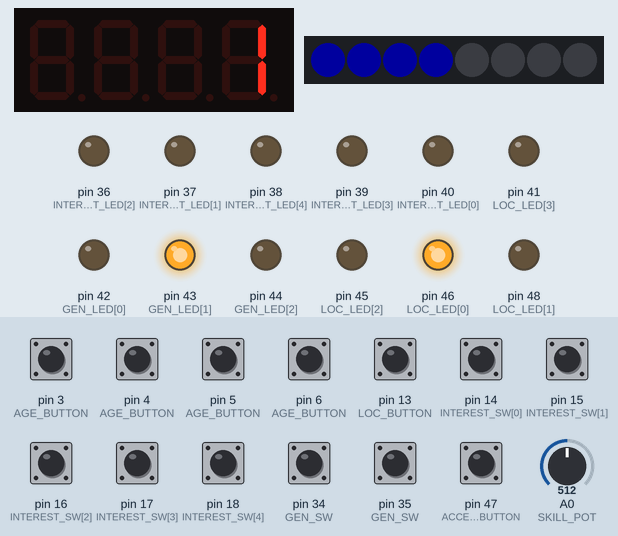
The sketch below on a simulated Arduino Mega 2560, built with avr-gcc and run on an emulated ATmega2560. Parts: 4-digit seven-segment display, 8 RGB LEDs in strip order, left to right, output pins drawn as LEDs (lit = HIGH). Inputs (shaded band) come from the test bench; at power-on: pin 3 (AGE_BUTTON), pin 4 (AGE_BUTTON), pin 5 (AGE_BUTTON), pin 6 (AGE_BUTTON), pin 13 (LOC_BUTTON), pin 14 (INTEREST_SW[0]), pin 15 (INTEREST_SW[1]), pin 16 (INTEREST_SW[2]), pin 17 (INTEREST_SW[3]), pin 18 (INTEREST_SW[4]), pin 34 (GEN_SW), pin 35 (GEN_SW), pin 47 (ACCEPT_BUTTON) HIGH, A0 (SKILL_POT) = 512. Dim RGB values are drawn brighter than linear; storage starts empty; what the sketch prints to the serial monitor is not drawn.

Above: at 1.8 s.
1.9 s: A0 (SKILL_POT) set to 135
At 2.5 s:
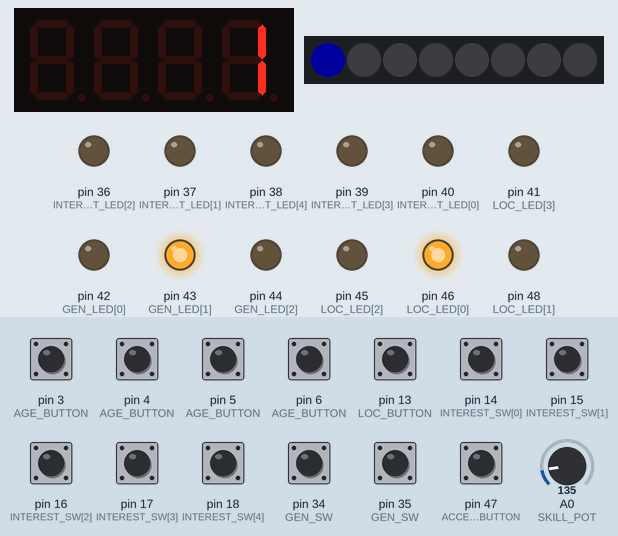
3.4 s: A0 (SKILL_POT) set to 116
At 4.1 s:
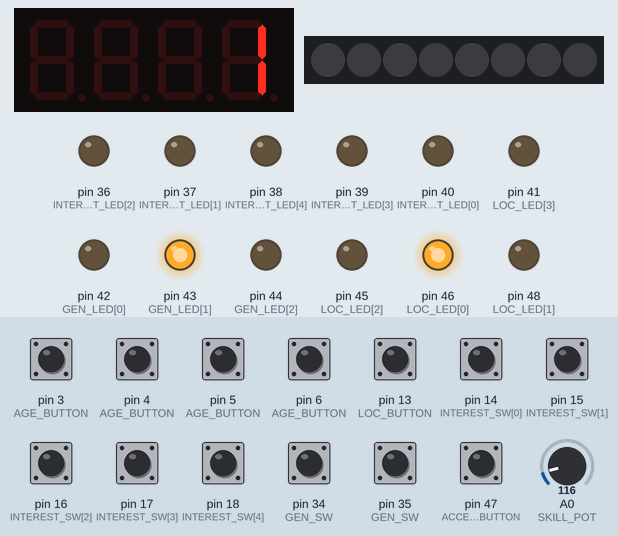
4.9 s: A0 (SKILL_POT) set to 1023
At 5.7 s:
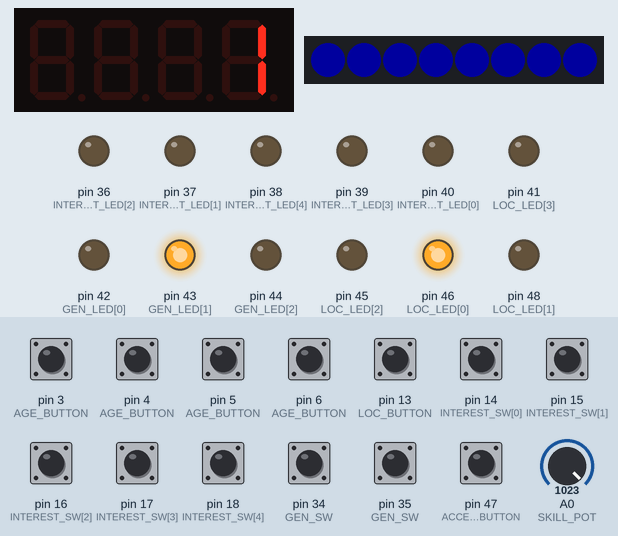
6.4 s: pin 13 (LOC_BUTTON) pulled LOW for 0.15 s
At 6.9 s:
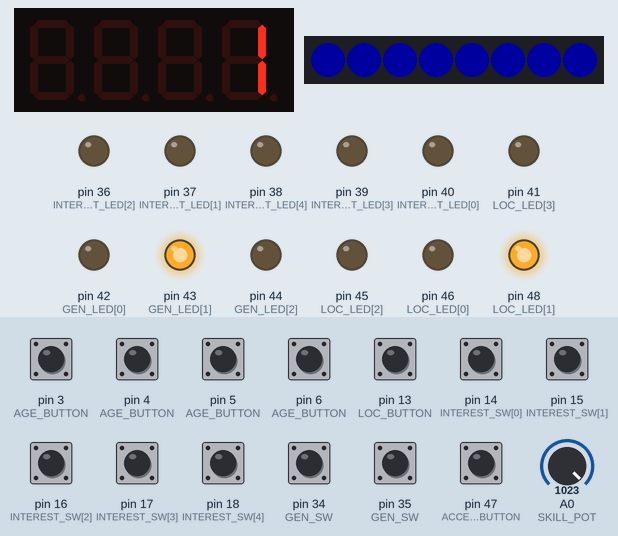
8.0 s: pin 14 (INTEREST_SW[0]) pulled LOW for 0.15 s
At 8.09 s:
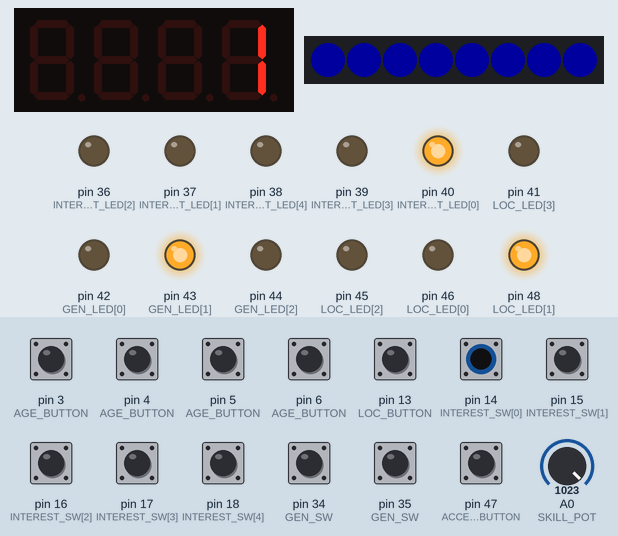
9.6 s: pin 15 (INTEREST_SW[1]) pulled LOW for 0.15 s
At 9.69 s:
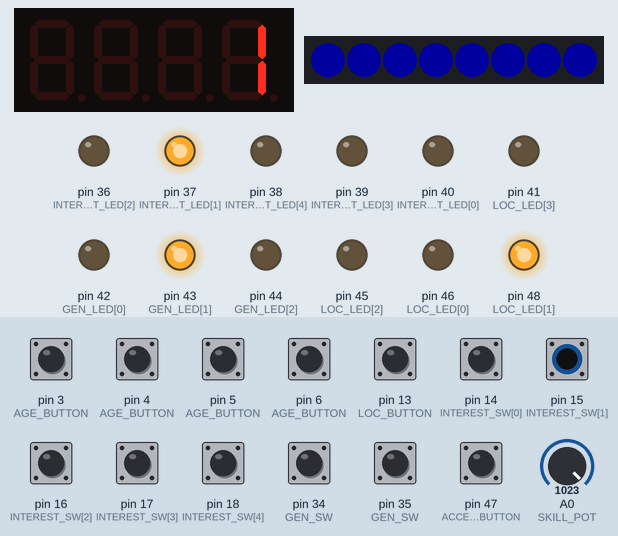
Timing chart, 0 to 12.2 s (numbered marks = the images above; inputs shaded):
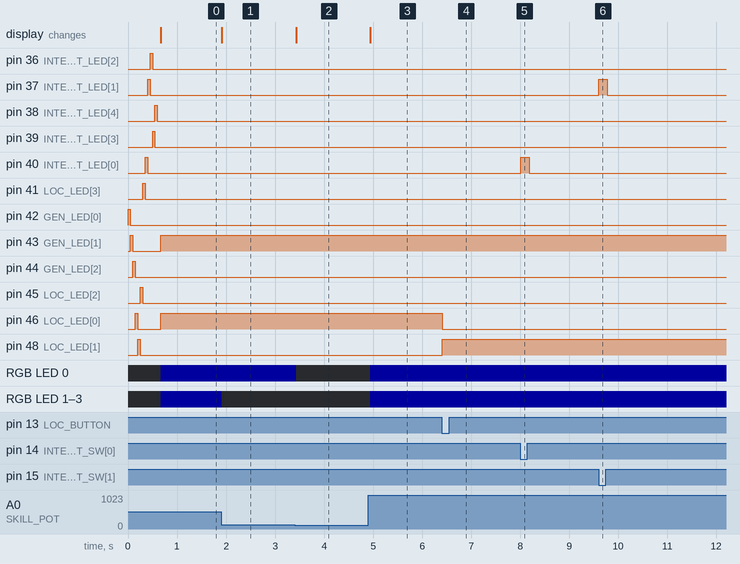

The sketch:

datacollector.ino
```cpp
#include <FastLED.h>
#define NUM_LEDS 8
#define DATA_PIN 9
#include <SD.h>
#include <SPI.h>
#include <TM1637Display.h>
#include "RTClib.h"

// Real-Time Clock
RTC_DS1307 rtc;
char daysOfTheWeek[7][12] = {"Sunday", "Monday", "Tuesday", "Wednesday", "Thursday", "Friday", "Saturday"};
bool rtc_active = false;

// OK Button
const int ACCEPT_BUTTON = 47;

// Age
const int BUTTON_ADD_1 = 3;    // add 1 to number
const int BUTTON_MINUS_1 = 5;    // subtract 1 to number
const int BUTTON_ADD_10 = 4;    // add 10 to number
const int BUTTON_MINUS_10 = 6;    // subtract 10 to number

const int AGE_BUTTON_COUNT = 4;
const int AGE_BUTTON[AGE_BUTTON_COUNT] =
  {BUTTON_ADD_1, BUTTON_ADD_10, BUTTON_MINUS_1, BUTTON_MINUS_10};

const int SEVEN_SEG_DIO = 30;
const int SEVEN_SEG_CLK = 31;
TM1637Display display(SEVEN_SEG_CLK, SEVEN_SEG_DIO);

// Gender
const int GEN_COUNT = 3;
const int GEN_SW[GEN_COUNT - 1] = {34, 35};
const int GEN_LED[GEN_COUNT] = {42, 43, 44};
// Male and female are indicated by low signals on pins indicated above.
// Nonbinary is indicated by a high signal on both pins

// Location
const int LOC_BUTTON = 13;  // button switcher for location
const int LOC_COUNT = 4;
const int LOC_LED[LOC_COUNT] = {46, 48, 45, 41};

// Interest
const int INTEREST_COUNT = 5;
const int INTEREST_SW[INTEREST_COUNT] = {14, 15, 16, 17, 18};
const int INTEREST_LED[INTEREST_COUNT] = {40, 37, 36, 39, 38};

//Skill
const int SKILL_POT = A0;
CRGB leds[NUM_LEDS];

// Data storage
const int SD_CHIP_SELECT = 53;

void acceptButtonTest() {
  Serial.println(!digitalRead(ACCEPT_BUTTON));
}

void ageButtonTest() {
  for(int i = 0; i < AGE_BUTTON_COUNT; i++) {
    if(!digitalRead(AGE_BUTTON[i])) {
      Serial.println(AGE_BUTTON[i]);
    }
  }
}


void genderTest() {
  if(!digitalRead(GEN_SW[0])) {
    Serial.println("M");
  }
  else if(!digitalRead(GEN_SW[1])) {
    Serial.println("F");
  }
  else {
    Serial.println("NB");
  }
}

void ledTest() {
  const int WAIT = 50;
  for(int i = 0; i < GEN_COUNT; i++) {
    digitalWrite(GEN_LED[i], HIGH);
    delay(WAIT);
    digitalWrite(GEN_LED[i], LOW);
  }

  for(int i = 0; i < LOC_COUNT; i++) {
    digitalWrite(LOC_LED[i], HIGH);
    delay(WAIT);
    digitalWrite(LOC_LED[i], LOW);
  }

  for(int i = 0; i < INTEREST_COUNT; i++) {
    digitalWrite(INTEREST_LED[i], HIGH);
    delay(WAIT);
    digitalWrite(INTEREST_LED[i], LOW);
  }
}

void skillTest() {
  Serial.println(analogRead(SKILL_POT));
  delay(100);
}


int updateAge() {

  static int age = 0;
  display.showNumberDec(age);

  static bool was_pressed[AGE_BUTTON_COUNT] = {false};
  bool pressed[AGE_BUTTON_COUNT];

  for(int i = 0; i < AGE_BUTTON_COUNT; i++) {
    pressed[i] = !digitalRead(AGE_BUTTON[i]);
  }

  for(int i = 0; i < AGE_BUTTON_COUNT; i++) {
    if(pressed[i] && !was_pressed[i]) {
      switch (i) {
        case 0:
          age += 1;
          break;
        case 1:
          age += 10;
          break;
        case 2:
          age -= 1;
          break;
        case 3:
          age -= 10;
          break;
      }
    }
  }

  if(age < 1) {
    age = 1;
  }
  else if(age > 100) {
    age = 1;
  }

  for(int i = 0; i < AGE_BUTTON_COUNT; i++) {
    was_pressed[i] = pressed[i];
  }

  display.showNumberDec(age);
  return age;
}


int updateGender()  {
  int gender = 0;

  if(!digitalRead(GEN_SW[0])) {
    gender = 0;
  }
  else if(!digitalRead(GEN_SW[1])) {
    gender = 2;
  }
  else {
    gender = 1;
  }

  // Clear the LEDs and set the new one
  for(int i = 0; i < GEN_COUNT; i++) {
    digitalWrite(GEN_LED[i], LOW);
  }
  digitalWrite(GEN_LED[gender], HIGH);

  return gender;
}


int updateLocation() {

  const int MIN_LOC = 0;
  const int MAX_LOC = 3;
  static int location = MIN_LOC;

  // Initialization for the first run
  static bool first_call = true;
  if(first_call) {
    first_call = false;
    for(int i = 0; i < MAX_LOC; i++) {
      digitalWrite(LOC_LED[i], LOW);
    }
    digitalWrite(LOC_LED[0], HIGH);
  }

  // Keeps track of the button state
  static bool was_pressed = false;
  bool pressed = !digitalRead(LOC_BUTTON);

  // Only run on a new press
  if(pressed && !was_pressed) {

    // Clear the LEDs
    for(int i = 0; i < LOC_COUNT; i++) {
      digitalWrite(LOC_LED[i], LOW);
    }

    // Advance the location count or loop to start
    location++;
    if(location > MAX_LOC) {
      location = MIN_LOC;
    }
  }

  digitalWrite(LOC_LED[location], HIGH);
  was_pressed = pressed;
  return location;

}


int updateSkill() {
  int val = analogRead(SKILL_POT);
  int on_led_count = map(val, 0, 1000, 0, NUM_LEDS);

  // First, clear the existing led values
  FastLED.clear();
  for (int led = 0; led < on_led_count; led++) {
    leds[led] = CRGB::Blue;
  }
  FastLED.show();
  return on_led_count;
}


int updateInterest(){
  int interest = B00000;
  for(int i = 0; i < INTEREST_COUNT; i++) {
      if( !digitalRead(INTEREST_SW[i]) ) {
        digitalWrite(INTEREST_LED[i], HIGH);
        interest |= 1 << i;
      }
      else {
        digitalWrite(INTEREST_LED[i], LOW);
      }
  }
  return interest;
}


void saveValues(int age, int gender, int location, int skill, int interest) {

  static bool was_pressed = false;
  static bool was_recording = false;
  bool pressed = !digitalRead(ACCEPT_BUTTON);
  static long press_start = millis();
  const int CONFIRM_TIME = 2000;

  if (pressed && !was_pressed) {
      press_start = millis();
  }

  if(pressed && !was_recording && millis() - press_start > CONFIRM_TIME) {

    String output = "";
    output += getDateTime();
    output += ",";
    output += String(age);
    output += ",";
    output += String(gender);
    output += ",";
    output += String(location);
    output += ",";
    output += String(skill);
    output += ",";

    // Convert from bit encoding
    for(int i = 0; i < INTEREST_COUNT; i++) {
      if(interest & 1 << i) {
        output += "x";
      }
      else {
        output += "";
      }
      output += ",";
    }
    output += "\n";
    Serial.println(output);

    // String output = "Age,Gender,Location,Interest,Skill Level /n";
    File dataFile = SD.open("datalog.txt", FILE_WRITE);
    if (dataFile) {
      dataFile.println(output);
      dataFile.close();
    }
    // if the file isn't open, pop up an error:
    else {
      Serial.println("error opening datalog.txt");
    }

    ledTest();
    was_recording = true;
  }
  else if (!pressed){
    was_recording = false;
  }

  was_pressed = pressed;

}

String getDateTime() {
    if(!rtc_active) {
      return "RTC Inactive";
    }
    else {
      DateTime now = rtc.now();
      String date_time = now.timestamp(DateTime::TIMESTAMP_DATE) + ",";
      date_time += now.timestamp(DateTime::TIMESTAMP_TIME);
      return date_time;
    }
}

void setup() {

  // Set GPIO modes

  // Accept
  pinMode(ACCEPT_BUTTON, INPUT_PULLUP);

  // Skill
  pinMode(SKILL_POT, INPUT);

  // Age
  for(int i = 0; i < AGE_BUTTON_COUNT; i++) {
    pinMode(AGE_BUTTON[i], INPUT_PULLUP);
  }

  // Gender
  for(int i = 0; i < GEN_COUNT - 1; i++) {
      pinMode(GEN_SW[i], INPUT_PULLUP);
  }

  for(int i = 0; i < GEN_COUNT; i++) {
      pinMode(GEN_LED[i], OUTPUT);
      digitalWrite(GEN_LED[i], LOW);
  }

  // Interest
  for(int i = 0; i < INTEREST_COUNT; i++) {
    pinMode(INTEREST_SW[i], INPUT_PULLUP);
    pinMode(INTEREST_LED[i], OUTPUT);
    digitalWrite(INTEREST_LED[i], LOW);
  }

  // Location
  pinMode(LOC_BUTTON, INPUT_PULLUP);
  for(int i = 0; i < LOC_COUNT; i++) {
      pinMode(LOC_LED[i], OUTPUT);
      digitalWrite(LOC_LED[i], LOW);
  }


  ledTest();

  // Initialize the RGB LEDS
  FastLED.addLeds<NEOPIXEL, DATA_PIN>(leds, NUM_LEDS);
	LEDS.setBrightness(30);

  // Open serial communications and wait for port to open:
  Serial.begin(115200);

  // Start connection to the SD card
  Serial.print("Initializing SD card... ");

  if (!SD.begin(SD_CHIP_SELECT)) {
    Serial.println("Card failed, or not present");
  }
  else {
    Serial.println("card initialized.");
  }

  display.setBrightness(0x0a);  // set the diplay to maximum brightness

  if (! rtc.begin()) {
    Serial.println("Couldn't find RTC");
    rtc_active = false;
  }
  else {
    Serial.println("Found RTC!");
    rtc_active = true;
  }

  if (! rtc.isrunning()) {
    Serial.println("RTC is NOT running!");
    rtc.adjust(DateTime(F(__DATE__), F(__TIME__)));
  }
}


void loop() {
  // acceptButtonTest();
  // ageButtonTest();
  // skillTest();
  // genderTest();

  // Update the LEDs on the board and get the values
  int age = updateAge();
  int gender = updateGender();
  int location = updateLocation();
  int skill = updateSkill();
  int interest = updateInterest();

  // If the accept button is pressed, save the values
  saveValues(age, gender, location, skill, interest);
}
```

Measured:
- the behaviour switches between 125 and 124 on A0 (SKILL_POT) (found by bisection; images 1 and 2)
- after the input at 1.9 s, RGB LED 1–3: RGB(0, 0, 30) → off at once
- after the input at 3.4 s, RGB LED 0: RGB(0, 0, 30) → off at once
- after the input at 4.9 s, RGB LED 0–3: off → RGB(0, 0, 30) at once
- after the input at 6.4 s, pin 46 (LOC_LED[0]): HIGH → LOW at once; pin 48 (LOC_LED[1]): LOW → HIGH at once
- after the input at 8.0 s, pin 40 (INTEREST_LED[0]): LOW → HIGH at once, → LOW 0.17 s later
- after the input at 9.6 s, pin 37 (INTEREST_LED[1]): LOW → HIGH at once, → LOW 0.17 s later
